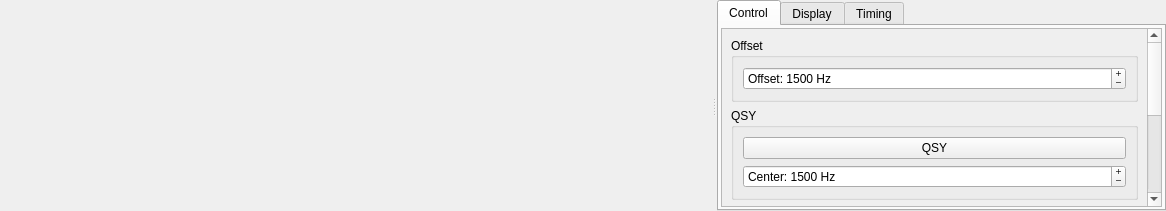
<?xml version="1.0" encoding="UTF-8"?>
<ui version="4.0">
 <class>WideGraph</class>
 <widget class="QWidget" name="WideGraph">
  <property name="geometry">
   <rect>
    <x>0</x>
    <y>0</y>
    <width>1166</width>
    <height>211</height>
   </rect>
  </property>
  <property name="sizePolicy">
   <sizepolicy hsizetype="Expanding" vsizetype="Expanding">
    <horstretch>0</horstretch>
    <verstretch>0</verstretch>
   </sizepolicy>
  </property>
  <property name="windowTitle">
   <string>Dialog</string>
  </property>
  <layout class="QHBoxLayout" name="horizontalLayout_2">
   <property name="spacing">
    <number>1</number>
   </property>
   <property name="leftMargin">
    <number>0</number>
   </property>
   <property name="topMargin">
    <number>0</number>
   </property>
   <property name="rightMargin">
    <number>0</number>
   </property>
   <property name="bottomMargin">
    <number>0</number>
   </property>
   <item>
    <widget class="QSplitter" name="splitter">
     <property name="sizePolicy">
      <sizepolicy hsizetype="Expanding" vsizetype="Expanding">
       <horstretch>0</horstretch>
       <verstretch>0</verstretch>
      </sizepolicy>
     </property>
     <property name="visible">
      <bool>true</bool>
     </property>
     <property name="autoFillBackground">
      <bool>true</bool>
     </property>
     <property name="orientation">
      <enum>Qt::Orientation::Horizontal</enum>
     </property>
     <property name="handleWidth">
      <number>6</number>
     </property>
     <property name="childrenCollapsible">
      <bool>false</bool>
     </property>
     <widget class="CPlotter" name="widePlot" native="true">
      <property name="sizePolicy">
       <sizepolicy hsizetype="Expanding" vsizetype="Expanding">
        <horstretch>0</horstretch>
        <verstretch>0</verstretch>
       </sizepolicy>
      </property>
      <property name="minimumSize">
       <size>
        <width>400</width>
        <height>10</height>
       </size>
      </property>
     </widget>
     <widget class="QWidget" name="controls_widget" native="true">
      <property name="sizePolicy">
       <sizepolicy hsizetype="Preferred" vsizetype="Expanding">
        <horstretch>0</horstretch>
        <verstretch>0</verstretch>
       </sizepolicy>
      </property>
      <property name="minimumSize">
       <size>
        <width>100</width>
        <height>0</height>
       </size>
      </property>
      <property name="autoFillBackground">
       <bool>true</bool>
      </property>
      <layout class="QGridLayout" name="gridLayout">
       <property name="leftMargin">
        <number>0</number>
       </property>
       <property name="topMargin">
        <number>0</number>
       </property>
       <property name="rightMargin">
        <number>0</number>
       </property>
       <property name="bottomMargin">
        <number>0</number>
       </property>
       <property name="horizontalSpacing">
        <number>5</number>
       </property>
       <property name="verticalSpacing">
        <number>0</number>
       </property>
       <item row="0" column="0">
        <widget class="QTabWidget" name="tabWidget">
         <property name="sizePolicy">
          <sizepolicy hsizetype="Minimum" vsizetype="Expanding">
           <horstretch>0</horstretch>
           <verstretch>0</verstretch>
          </sizepolicy>
         </property>
         <property name="tabPosition">
          <enum>QTabWidget::TabPosition::North</enum>
         </property>
         <property name="tabShape">
          <enum>QTabWidget::TabShape::Rounded</enum>
         </property>
         <property name="currentIndex">
          <number>0</number>
         </property>
         <property name="tabBarAutoHide">
          <bool>false</bool>
         </property>
         <widget class="QWidget" name="controlTab">
          <attribute name="title">
           <string>Control</string>
          </attribute>
          <layout class="QVBoxLayout" name="verticalLayout_2">
           <property name="leftMargin">
            <number>2</number>
           </property>
           <property name="topMargin">
            <number>2</number>
           </property>
           <property name="rightMargin">
            <number>2</number>
           </property>
           <property name="bottomMargin">
            <number>2</number>
           </property>
           <item>
            <widget class="QScrollArea" name="scrollArea">
             <property name="widgetResizable">
              <bool>true</bool>
             </property>
             <widget class="QWidget" name="scrollAreaWidgetContents_2">
              <property name="geometry">
               <rect>
                <x>0</x>
                <y>0</y>
                <width>299</width>
                <height>399</height>
               </rect>
              </property>
              <layout class="QVBoxLayout" name="verticalLayout_8">
               <item>
                <widget class="QGroupBox" name="groupBox_7">
                 <property name="title">
                  <string>Offset</string>
                 </property>
                 <layout class="QVBoxLayout" name="verticalLayout_11">
                  <item>
                   <widget class="QSpinBox" name="offsetSpinBox">
                    <property name="buttonSymbols">
                     <enum>QAbstractSpinBox::ButtonSymbols::PlusMinus</enum>
                    </property>
                    <property name="suffix">
                     <string> Hz</string>
                    </property>
                    <property name="prefix">
                     <string>Offset: </string>
                    </property>
                    <property name="maximum">
                     <number>5000</number>
                    </property>
                    <property name="singleStep">
                     <number>1</number>
                    </property>
                    <property name="value">
                     <number>1500</number>
                    </property>
                   </widget>
                  </item>
                 </layout>
                </widget>
               </item>
               <item>
                <widget class="QGroupBox" name="groupBox_5">
                 <property name="title">
                  <string>QSY</string>
                 </property>
                 <layout class="QVBoxLayout" name="verticalLayout_9">
                  <item>
                   <widget class="QPushButton" name="qsyPushButton">
                    <property name="toolTip">
                     <string>&lt;html&gt;&lt;head/&gt;&lt;body&gt;&lt;p&gt;Adjust the dial frequency to center the current offset at the center of the bandpass (position defined below).&lt;/p&gt;&lt;/body&gt;&lt;/html&gt;</string>
                    </property>
                    <property name="text">
                     <string>QSY</string>
                    </property>
                    <property name="autoDefault">
                     <bool>false</bool>
                    </property>
                   </widget>
                  </item>
                  <item>
                   <widget class="QSpinBox" name="centerSpinBox">
                    <property name="buttonSymbols">
                     <enum>QAbstractSpinBox::ButtonSymbols::PlusMinus</enum>
                    </property>
                    <property name="suffix">
                     <string> Hz</string>
                    </property>
                    <property name="prefix">
                     <string>Center: </string>
                    </property>
                    <property name="minimum">
                     <number>500</number>
                    </property>
                    <property name="maximum">
                     <number>5000</number>
                    </property>
                    <property name="value">
                     <number>1500</number>
                    </property>
                   </widget>
                  </item>
                 </layout>
                </widget>
               </item>
               <item>
                <widget class="QGroupBox" name="groupBox_6">
                 <property name="title">
                  <string>Filter</string>
                 </property>
                 <layout class="QVBoxLayout" name="verticalLayout_10">
                  <item>
                   <widget class="QCheckBox" name="filterCheckBox">
                    <property name="toolTip">
                     <string>Enable the software filter</string>
                    </property>
                    <property name="text">
                     <string>Enable Filter</string>
                    </property>
                   </widget>
                  </item>
                  <item>
                   <layout class="QHBoxLayout" name="horizontalLayout">
                    <property name="topMargin">
                     <number>0</number>
                    </property>
                    <item>
                     <widget class="QSpinBox" name="filterCenterSpinBox">
                      <property name="enabled">
                       <bool>false</bool>
                      </property>
                      <property name="sizePolicy">
                       <sizepolicy hsizetype="Minimum" vsizetype="Fixed">
                        <horstretch>2</horstretch>
                        <verstretch>0</verstretch>
                       </sizepolicy>
                      </property>
                      <property name="toolTip">
                       <string>&lt;html&gt;&lt;head/&gt;&lt;body&gt;&lt;p&gt;Set the software filter center in Hz. This filter prevents signals outside the filter range from being processed by the decoder.&lt;/p&gt;&lt;/body&gt;&lt;/html&gt;</string>
                      </property>
                      <property name="buttonSymbols">
                       <enum>QAbstractSpinBox::ButtonSymbols::PlusMinus</enum>
                      </property>
                      <property name="suffix">
                       <string> Hz</string>
                      </property>
                      <property name="prefix">
                       <string>Center: </string>
                      </property>
                      <property name="maximum">
                       <number>5000</number>
                      </property>
                      <property name="singleStep">
                       <number>1</number>
                      </property>
                      <property name="value">
                       <number>1500</number>
                      </property>
                     </widget>
                    </item>
                    <item>
                     <widget class="QPushButton" name="filterCenterSyncButton">
                      <property name="enabled">
                       <bool>false</bool>
                      </property>
                      <property name="toolTip">
                       <string>&lt;html&gt;&lt;head/&gt;&lt;body&gt;&lt;p&gt;Synchronize the filter center to the audio offset&lt;/p&gt;&lt;/body&gt;&lt;/html&gt;</string>
                      </property>
                      <property name="text">
                       <string>Sync</string>
                      </property>
                     </widget>
                    </item>
                   </layout>
                  </item>
                  <item>
                   <widget class="QSpinBox" name="filterWidthSpinBox">
                    <property name="enabled">
                     <bool>false</bool>
                    </property>
                    <property name="toolTip">
                     <string>&lt;html&gt;&lt;head/&gt;&lt;body&gt;&lt;p&gt;Set the software filter width in Hz. This filter prevents signals outside the filter range from being processed by the decoder.&lt;/p&gt;&lt;/body&gt;&lt;/html&gt;</string>
                    </property>
                    <property name="buttonSymbols">
                     <enum>QAbstractSpinBox::ButtonSymbols::PlusMinus</enum>
                    </property>
                    <property name="suffix">
                     <string> Hz</string>
                    </property>
                    <property name="prefix">
                     <string>Width: </string>
                    </property>
                    <property name="maximum">
                     <number>5000</number>
                    </property>
                    <property name="value">
                     <number>2000</number>
                    </property>
                   </widget>
                  </item>
                  <item>
                   <widget class="QSpinBox" name="filterMinSpinBox">
                    <property name="enabled">
                     <bool>false</bool>
                    </property>
                    <property name="toolTip">
                     <string>&lt;html&gt;&lt;head/&gt;&lt;body&gt;&lt;p&gt;Set the software filter minimum in Hz. This filter prevents signals outside the filter range from being processed by the decoder.&lt;/p&gt;&lt;/body&gt;&lt;/html&gt;</string>
                    </property>
                    <property name="buttonSymbols">
                     <enum>QAbstractSpinBox::ButtonSymbols::PlusMinus</enum>
                    </property>
                    <property name="specialValueText">
                     <string/>
                    </property>
                    <property name="suffix">
                     <string> Hz</string>
                    </property>
                    <property name="prefix">
                     <string>Min:  </string>
                    </property>
                    <property name="maximum">
                     <number>5000</number>
                    </property>
                    <property name="singleStep">
                     <number>1</number>
                    </property>
                    <property name="value">
                     <number>500</number>
                    </property>
                   </widget>
                  </item>
                  <item>
                   <widget class="QSpinBox" name="filterMaxSpinBox">
                    <property name="enabled">
                     <bool>false</bool>
                    </property>
                    <property name="toolTip">
                     <string>&lt;html&gt;&lt;head/&gt;&lt;body&gt;&lt;p&gt;Set the software filter maximum in Hz. This filter prevents signals outside the filter range from being processed by the decoder.&lt;/p&gt;&lt;/body&gt;&lt;/html&gt;</string>
                    </property>
                    <property name="buttonSymbols">
                     <enum>QAbstractSpinBox::ButtonSymbols::PlusMinus</enum>
                    </property>
                    <property name="specialValueText">
                     <string/>
                    </property>
                    <property name="suffix">
                     <string> Hz</string>
                    </property>
                    <property name="prefix">
                     <string>Max:  </string>
                    </property>
                    <property name="maximum">
                     <number>5000</number>
                    </property>
                    <property name="singleStep">
                     <number>1</number>
                    </property>
                    <property name="value">
                     <number>500</number>
                    </property>
                   </widget>
                  </item>
                 </layout>
                </widget>
               </item>
               <item>
                <spacer name="verticalSpacer_3">
                 <property name="orientation">
                  <enum>Qt::Orientation::Vertical</enum>
                 </property>
                 <property name="sizeHint" stdset="0">
                  <size>
                   <width>20</width>
                   <height>40</height>
                  </size>
                 </property>
                </spacer>
               </item>
              </layout>
             </widget>
            </widget>
           </item>
          </layout>
         </widget>
         <widget class="QWidget" name="displayTab">
          <attribute name="title">
           <string>Display</string>
          </attribute>
          <layout class="QVBoxLayout" name="verticalLayout_3">
           <property name="leftMargin">
            <number>2</number>
           </property>
           <property name="topMargin">
            <number>2</number>
           </property>
           <property name="rightMargin">
            <number>2</number>
           </property>
           <property name="bottomMargin">
            <number>2</number>
           </property>
           <item>
            <widget class="QScrollArea" name="scrollArea_2">
             <property name="widgetResizable">
              <bool>true</bool>
             </property>
             <widget class="QWidget" name="scrollAreaWidgetContents_3">
              <property name="geometry">
               <rect>
                <x>0</x>
                <y>0</y>
                <width>299</width>
                <height>762</height>
               </rect>
              </property>
              <layout class="QVBoxLayout" name="verticalLayout_5">
               <item>
                <widget class="QGroupBox" name="groupBox_8">
                 <property name="title">
                  <string>Size</string>
                 </property>
                 <layout class="QVBoxLayout" name="verticalLayout_12">
                  <item>
                   <widget class="QSpinBox" name="fStartSpinBox">
                    <property name="toolTip">
                     <string>&lt;html&gt;&lt;head/&gt;&lt;body&gt;&lt;p&gt;Frequency at left edge of waterfall&lt;/p&gt;&lt;/body&gt;&lt;/html&gt;</string>
                    </property>
                    <property name="buttonSymbols">
                     <enum>QAbstractSpinBox::ButtonSymbols::PlusMinus</enum>
                    </property>
                    <property name="suffix">
                     <string> Hz</string>
                    </property>
                    <property name="prefix">
                     <string>Start: </string>
                    </property>
                    <property name="maximum">
                     <number>5000</number>
                    </property>
                    <property name="singleStep">
                     <number>100</number>
                    </property>
                    <property name="value">
                     <number>500</number>
                    </property>
                   </widget>
                  </item>
                  <item>
                   <widget class="QSpinBox" name="bppSpinBox">
                    <property name="toolTip">
                     <string>Compression factor for frequency scale</string>
                    </property>
                    <property name="buttonSymbols">
                     <enum>QAbstractSpinBox::ButtonSymbols::PlusMinus</enum>
                    </property>
                    <property name="suffix">
                     <string/>
                    </property>
                    <property name="prefix">
                     <string>Bins Per Pixel: </string>
                    </property>
                    <property name="minimum">
                     <number>1</number>
                    </property>
                    <property name="maximum">
                     <number>1000</number>
                    </property>
                    <property name="singleStep">
                     <number>1</number>
                    </property>
                    <property name="value">
                     <number>5</number>
                    </property>
                   </widget>
                  </item>
                 </layout>
                </widget>
               </item>
               <item>
                <widget class="QGroupBox" name="groupBox_3">
                 <property name="title">
                  <string>Palette</string>
                 </property>
                 <layout class="QVBoxLayout" name="verticalLayout_6">
                  <item>
                   <widget class="QComboBox" name="paletteComboBox">
                    <property name="toolTip">
                     <string>Select waterfall palette</string>
                    </property>
                   </widget>
                  </item>
                  <item>
                   <widget class="QPushButton" name="adjust_palette_push_button">
                    <property name="toolTip">
                     <string>&lt;html&gt;&lt;head/&gt;&lt;body&gt;&lt;p&gt;Enter definition for a new color palette.&lt;/p&gt;&lt;/body&gt;&lt;/html&gt;</string>
                    </property>
                    <property name="text">
                     <string>Adjust...</string>
                    </property>
                    <property name="autoDefault">
                     <bool>false</bool>
                    </property>
                   </widget>
                  </item>
                 </layout>
                </widget>
               </item>
               <item>
                <widget class="QGroupBox" name="groupBox_4">
                 <property name="title">
                  <string>Scrolling &amp;&amp; Averaging</string>
                 </property>
                 <layout class="QVBoxLayout" name="verticalLayout_7">
                  <item>
                   <widget class="QSpinBox" name="fpsSpinBox">
                    <property name="suffix">
                     <string> fps</string>
                    </property>
                    <property name="prefix">
                     <string>Scroll Speed: </string>
                    </property>
                    <property name="minimum">
                     <number>1</number>
                    </property>
                    <property name="maximum">
                     <number>100</number>
                    </property>
                    <property name="value">
                     <number>10</number>
                    </property>
                   </widget>
                  </item>
                  <item>
                   <layout class="QHBoxLayout" name="horizontalLayout_3">
                    <item>
                     <widget class="QSpinBox" name="waterfallAvgSpinBox">
                      <property name="toolTip">
                       <string>Number of FFTs averaged (controls waterfall scrolling rate)</string>
                      </property>
                      <property name="buttonSymbols">
                       <enum>QAbstractSpinBox::ButtonSymbols::PlusMinus</enum>
                      </property>
                      <property name="prefix">
                       <string>Avg N: </string>
                      </property>
                      <property name="minimum">
                       <number>1</number>
                      </property>
                      <property name="maximum">
                       <number>50</number>
                      </property>
                     </widget>
                    </item>
                    <item>
                     <widget class="QCheckBox" name="cbFlatten">
                      <property name="toolTip">
                       <string>&lt;html&gt;&lt;head/&gt;&lt;body&gt;&lt;p&gt;Flatten spectral baseline over the full displayed interval.&lt;/p&gt;&lt;/body&gt;&lt;/html&gt;</string>
                      </property>
                      <property name="text">
                       <string>Flatten</string>
                      </property>
                     </widget>
                    </item>
                   </layout>
                  </item>
                  <item>
                   <widget class="QComboBox" name="spec2dComboBox">
                    <property name="toolTip">
                     <string>&lt;html&gt;&lt;head/&gt;&lt;body&gt;&lt;p&gt;Select data for spectral display&lt;/p&gt;&lt;/body&gt;&lt;/html&gt;</string>
                    </property>
                    <property name="currentIndex">
                     <number>0</number>
                    </property>
                    <item>
                     <property name="text">
                      <string>Current</string>
                     </property>
                    </item>
                    <item>
                     <property name="text">
                      <string>Cumulative</string>
                     </property>
                    </item>
                    <item>
                     <property name="text">
                      <string>Linear Avg</string>
                     </property>
                    </item>
                   </widget>
                  </item>
                  <item>
                   <widget class="QSpinBox" name="smoSpinBox">
                    <property name="enabled">
                     <bool>false</bool>
                    </property>
                    <property name="toolTip">
                     <string>Smoothing of Linear Average spectrum</string>
                    </property>
                    <property name="alignment">
                     <set>Qt::AlignmentFlag::AlignCenter</set>
                    </property>
                    <property name="buttonSymbols">
                     <enum>QAbstractSpinBox::ButtonSymbols::PlusMinus</enum>
                    </property>
                    <property name="suffix">
                     <string/>
                    </property>
                    <property name="prefix">
                     <string>Smooth:  </string>
                    </property>
                    <property name="minimum">
                     <number>1</number>
                    </property>
                    <property name="maximum">
                     <number>7</number>
                    </property>
                   </widget>
                  </item>
                 </layout>
                </widget>
               </item>
               <item>
                <widget class="QGroupBox" name="groupBox">
                 <property name="title">
                  <string>Waterfall</string>
                 </property>
                 <layout class="QVBoxLayout" name="verticalLayout_4">
                  <item>
                   <layout class="QFormLayout" name="formLayout">
                    <property name="topMargin">
                     <number>0</number>
                    </property>
                    <item row="0" column="0">
                     <widget class="QLabel" name="label">
                      <property name="text">
                       <string>Gain:</string>
                      </property>
                     </widget>
                    </item>
                    <item row="0" column="1">
                     <widget class="QSlider" name="gainSlider">
                      <property name="sizePolicy">
                       <sizepolicy hsizetype="Expanding" vsizetype="Fixed">
                        <horstretch>0</horstretch>
                        <verstretch>0</verstretch>
                       </sizepolicy>
                      </property>
                      <property name="minimumSize">
                       <size>
                        <width>100</width>
                        <height>0</height>
                       </size>
                      </property>
                      <property name="maximumSize">
                       <size>
                        <width>16777215</width>
                        <height>16777215</height>
                       </size>
                      </property>
                      <property name="toolTip">
                       <string>Waterfall gain</string>
                      </property>
                      <property name="minimum">
                       <number>-50</number>
                      </property>
                      <property name="maximum">
                       <number>50</number>
                      </property>
                      <property name="orientation">
                       <enum>Qt::Orientation::Horizontal</enum>
                      </property>
                      <property name="tickPosition">
                       <enum>QSlider::TickPosition::TicksAbove</enum>
                      </property>
                     </widget>
                    </item>
                    <item row="1" column="0">
                     <widget class="QLabel" name="label_2">
                      <property name="text">
                       <string>Zero:</string>
                      </property>
                     </widget>
                    </item>
                    <item row="1" column="1">
                     <widget class="QSlider" name="zeroSlider">
                      <property name="sizePolicy">
                       <sizepolicy hsizetype="Expanding" vsizetype="Fixed">
                        <horstretch>0</horstretch>
                        <verstretch>0</verstretch>
                       </sizepolicy>
                      </property>
                      <property name="minimumSize">
                       <size>
                        <width>100</width>
                        <height>0</height>
                       </size>
                      </property>
                      <property name="maximumSize">
                       <size>
                        <width>16777215</width>
                        <height>16777215</height>
                       </size>
                      </property>
                      <property name="toolTip">
                       <string>Waterfall zero</string>
                      </property>
                      <property name="minimum">
                       <number>-50</number>
                      </property>
                      <property name="maximum">
                       <number>50</number>
                      </property>
                      <property name="orientation">
                       <enum>Qt::Orientation::Horizontal</enum>
                      </property>
                      <property name="tickPosition">
                       <enum>QSlider::TickPosition::TicksAbove</enum>
                      </property>
                     </widget>
                    </item>
                   </layout>
                  </item>
                  <item>
                   <widget class="QCheckBox" name="decodeAttemptCheckBox">
                    <property name="text">
                     <string>Display Decode Attempts</string>
                    </property>
                   </widget>
                  </item>
                 </layout>
                </widget>
               </item>
               <item>
                <widget class="QGroupBox" name="groupBox_2">
                 <property name="title">
                  <string>Spectrum</string>
                 </property>
                 <layout class="QFormLayout" name="formLayout_2">
                  <item row="0" column="0">
                   <widget class="QLabel" name="label_3">
                    <property name="text">
                     <string>Height:</string>
                    </property>
                   </widget>
                  </item>
                  <item row="0" column="1">
                   <widget class="QSpinBox" name="sbPercent2dPlot">
                    <property name="toolTip">
                     <string>&lt;html&gt;&lt;head/&gt;&lt;body&gt;&lt;p&gt;Set fractional size of spectrum in this window.&lt;/p&gt;&lt;/body&gt;&lt;/html&gt;</string>
                    </property>
                    <property name="alignment">
                     <set>Qt::AlignmentFlag::AlignCenter</set>
                    </property>
                    <property name="buttonSymbols">
                     <enum>QAbstractSpinBox::ButtonSymbols::PlusMinus</enum>
                    </property>
                    <property name="suffix">
                     <string> %</string>
                    </property>
                    <property name="prefix">
                     <string/>
                    </property>
                    <property name="maximum">
                     <number>100</number>
                    </property>
                    <property name="singleStep">
                     <number>5</number>
                    </property>
                    <property name="value">
                     <number>0</number>
                    </property>
                   </widget>
                  </item>
                  <item row="1" column="0">
                   <widget class="QLabel" name="label_4">
                    <property name="text">
                     <string>Gain:</string>
                    </property>
                   </widget>
                  </item>
                  <item row="1" column="1">
                   <widget class="QSlider" name="gain2dSlider">
                    <property name="sizePolicy">
                     <sizepolicy hsizetype="Expanding" vsizetype="Fixed">
                      <horstretch>0</horstretch>
                      <verstretch>0</verstretch>
                     </sizepolicy>
                    </property>
                    <property name="minimumSize">
                     <size>
                      <width>100</width>
                      <height>0</height>
                     </size>
                    </property>
                    <property name="maximumSize">
                     <size>
                      <width>16777215</width>
                      <height>16777215</height>
                     </size>
                    </property>
                    <property name="toolTip">
                     <string>Spectrum gain</string>
                    </property>
                    <property name="minimum">
                     <number>-50</number>
                    </property>
                    <property name="maximum">
                     <number>50</number>
                    </property>
                    <property name="orientation">
                     <enum>Qt::Orientation::Horizontal</enum>
                    </property>
                    <property name="tickPosition">
                     <enum>QSlider::TickPosition::TicksAbove</enum>
                    </property>
                   </widget>
                  </item>
                  <item row="3" column="0">
                   <widget class="QLabel" name="label_5">
                    <property name="text">
                     <string>Zero:</string>
                    </property>
                   </widget>
                  </item>
                  <item row="3" column="1">
                   <widget class="QSlider" name="zero2dSlider">
                    <property name="sizePolicy">
                     <sizepolicy hsizetype="Expanding" vsizetype="Fixed">
                      <horstretch>0</horstretch>
                      <verstretch>0</verstretch>
                     </sizepolicy>
                    </property>
                    <property name="minimumSize">
                     <size>
                      <width>100</width>
                      <height>0</height>
                     </size>
                    </property>
                    <property name="maximumSize">
                     <size>
                      <width>16777215</width>
                      <height>16777215</height>
                     </size>
                    </property>
                    <property name="toolTip">
                     <string>Spectrum zero</string>
                    </property>
                    <property name="minimum">
                     <number>-50</number>
                    </property>
                    <property name="maximum">
                     <number>50</number>
                    </property>
                    <property name="orientation">
                     <enum>Qt::Orientation::Horizontal</enum>
                    </property>
                    <property name="tickPosition">
                     <enum>QSlider::TickPosition::TicksAbove</enum>
                    </property>
                   </widget>
                  </item>
                 </layout>
                </widget>
               </item>
               <item>
                <widget class="QGroupBox" name="groupBox_9">
                 <property name="title">
                  <string>Filter</string>
                 </property>
                 <layout class="QFormLayout" name="formLayout_3">
                  <item row="0" column="0">
                   <widget class="QLabel" name="label_6">
                    <property name="text">
                     <string>Opacity:</string>
                    </property>
                   </widget>
                  </item>
                  <item row="0" column="1">
                   <widget class="QSpinBox" name="filterOpacitySpinBox">
                    <property name="alignment">
                     <set>Qt::AlignmentFlag::AlignCenter</set>
                    </property>
                    <property name="buttonSymbols">
                     <enum>QAbstractSpinBox::ButtonSymbols::PlusMinus</enum>
                    </property>
                    <property name="suffix">
                     <string>%</string>
                    </property>
                    <property name="maximum">
                     <number>100</number>
                    </property>
                    <property name="value">
                     <number>50</number>
                    </property>
                   </widget>
                  </item>
                 </layout>
                </widget>
               </item>
               <item>
                <spacer name="verticalSpacer_2">
                 <property name="orientation">
                  <enum>Qt::Orientation::Vertical</enum>
                 </property>
                 <property name="sizeHint" stdset="0">
                  <size>
                   <width>20</width>
                   <height>40</height>
                  </size>
                 </property>
                </spacer>
               </item>
              </layout>
             </widget>
            </widget>
           </item>
          </layout>
         </widget>
         <widget class="QWidget" name="timingTab">
          <attribute name="title">
           <string>Timing</string>
          </attribute>
          <layout class="QGridLayout" name="gridLayout_12">
           <property name="leftMargin">
            <number>2</number>
           </property>
           <property name="topMargin">
            <number>2</number>
           </property>
           <property name="rightMargin">
            <number>2</number>
           </property>
           <property name="bottomMargin">
            <number>2</number>
           </property>
           <item row="0" column="0">
            <widget class="QScrollArea" name="scrollArea_3">
             <property name="widgetResizable">
              <bool>true</bool>
             </property>
             <widget class="QWidget" name="scrollAreaWidgetContents">
              <property name="geometry">
               <rect>
                <x>0</x>
                <y>0</y>
                <width>299</width>
                <height>352</height>
               </rect>
              </property>
              <layout class="QVBoxLayout" name="verticalLayout">
               <item>
                <widget class="QSpinBox" name="driftSpinBox">
                 <property name="sizePolicy">
                  <sizepolicy hsizetype="MinimumExpanding" vsizetype="Fixed">
                   <horstretch>0</horstretch>
                   <verstretch>0</verstretch>
                  </sizepolicy>
                 </property>
                 <property name="minimumSize">
                  <size>
                   <width>0</width>
                   <height>30</height>
                  </size>
                 </property>
                 <property name="wrapping">
                  <bool>false</bool>
                 </property>
                 <property name="alignment">
                  <set>Qt::AlignmentFlag::AlignCenter</set>
                 </property>
                 <property name="buttonSymbols">
                  <enum>QAbstractSpinBox::ButtonSymbols::PlusMinus</enum>
                 </property>
                 <property name="suffix">
                  <string> ms</string>
                 </property>
                 <property name="prefix">
                  <string>Time Drift: </string>
                 </property>
                 <property name="minimum">
                  <number>-30000</number>
                 </property>
                 <property name="maximum">
                  <number>30000</number>
                 </property>
                 <property name="singleStep">
                  <number>100</number>
                 </property>
                </widget>
               </item>
               <item>
                <widget class="QGroupBox" name="groupBox_10">
                 <property name="title">
                  <string>Automatic</string>
                 </property>
                 <layout class="QVBoxLayout" name="verticalLayout_13">
                  <item>
                   <widget class="QPushButton" name="autoDriftButton">
                    <property name="toolTip">
                     <string>&lt;html&gt;&lt;head/&gt;&lt;body&gt;&lt;p&gt;Automatically synchronize time drift every second to decodes of NORMAL and SLOW signals observed.&lt;/p&gt;&lt;p&gt;This process is CPU intensive and may cause abnormal decoder behavior if run for extended periods of time. Default operation should be paired with stopping automatic time drift after signals have been decoded. &lt;/p&gt;&lt;/body&gt;&lt;/html&gt;</string>
                    </property>
                    <property name="styleSheet">
                     <string notr="true">QPushButton:checked { 
  font-weight:bold;
  color:black;
}</string>
                    </property>
                    <property name="text">
                     <string>Start Automatic Time Drift</string>
                    </property>
                    <property name="checkable">
                     <bool>true</bool>
                    </property>
                   </widget>
                  </item>
                  <item>
                   <layout class="QHBoxLayout" name="horizontalLayout_4" stretch="0,1">
                    <item>
                     <widget class="QCheckBox" name="autoDriftAutoStopCheckBox">
                      <property name="text">
                       <string>Stop After:</string>
                      </property>
                      <property name="checked">
                       <bool>true</bool>
                      </property>
                     </widget>
                    </item>
                    <item>
                     <widget class="QSpinBox" name="autoDriftStopSpinBox">
                      <property name="suffix">
                       <string> decode(s)</string>
                      </property>
                      <property name="minimum">
                       <number>1</number>
                      </property>
                      <property name="maximum">
                       <number>1024</number>
                      </property>
                     </widget>
                    </item>
                   </layout>
                  </item>
                 </layout>
                </widget>
               </item>
               <item>
                <widget class="QGroupBox" name="groupBox_11">
                 <property name="title">
                  <string>Manual</string>
                 </property>
                 <layout class="QVBoxLayout" name="verticalLayout_14">
                  <item>
                   <widget class="QPushButton" name="driftSyncMinuteButton">
                    <property name="toolTip">
                     <string>&lt;html&gt;&lt;head/&gt;&lt;body&gt;&lt;p&gt;Observe signals in the waterfall and click this to synchronize your time drift with the start of a minute.&lt;/p&gt;&lt;/body&gt;&lt;/html&gt;</string>
                    </property>
                    <property name="text">
                     <string>Set Time Drift to Now (Minute Start)</string>
                    </property>
                   </widget>
                  </item>
                  <item>
                   <widget class="QPushButton" name="driftSyncEndButton">
                    <property name="toolTip">
                     <string>&lt;html&gt;&lt;head/&gt;&lt;body&gt;&lt;p&gt;Observe signals in the waterfall and click this to synchronize your time drift with the end of a TX cycle in the current transmission speed.&lt;/p&gt;&lt;/body&gt;&lt;/html&gt;</string>
                    </property>
                    <property name="text">
                     <string>Set Time Drift to Now (TX End)</string>
                    </property>
                   </widget>
                  </item>
                  <item>
                   <widget class="QPushButton" name="driftSyncButton">
                    <property name="toolTip">
                     <string>&lt;html&gt;&lt;head/&gt;&lt;body&gt;&lt;p&gt;Observe signals in the waterfall and click this to synchronize your time drift with the start of a TX cycle in the current transmission speed.&lt;/p&gt;&lt;/body&gt;&lt;/html&gt;</string>
                    </property>
                    <property name="text">
                     <string>Set Time Drift to Now (TX Start)</string>
                    </property>
                   </widget>
                  </item>
                  <item>
                   <widget class="QPushButton" name="driftSyncResetButton">
                    <property name="toolTip">
                     <string>Reset your time drift to zero.</string>
                    </property>
                    <property name="text">
                     <string>Reset Time Drift</string>
                    </property>
                   </widget>
                  </item>
                 </layout>
                </widget>
               </item>
               <item>
                <spacer name="verticalSpacer">
                 <property name="orientation">
                  <enum>Qt::Orientation::Vertical</enum>
                 </property>
                 <property name="sizeHint" stdset="0">
                  <size>
                   <width>20</width>
                   <height>40</height>
                  </size>
                 </property>
                </spacer>
               </item>
              </layout>
             </widget>
            </widget>
           </item>
          </layout>
         </widget>
        </widget>
       </item>
      </layout>
     </widget>
    </widget>
   </item>
  </layout>
 </widget>
 <customwidgets>
  <customwidget>
   <class>CPlotter</class>
   <extends>QWidget</extends>
   <header>plotter.h</header>
  </customwidget>
 </customwidgets>
 <resources/>
 <connections/>
</ui>
